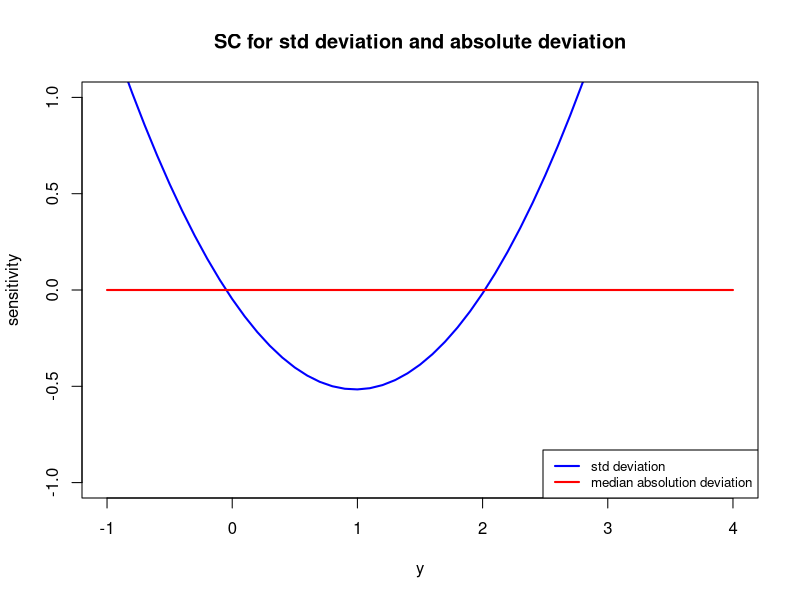
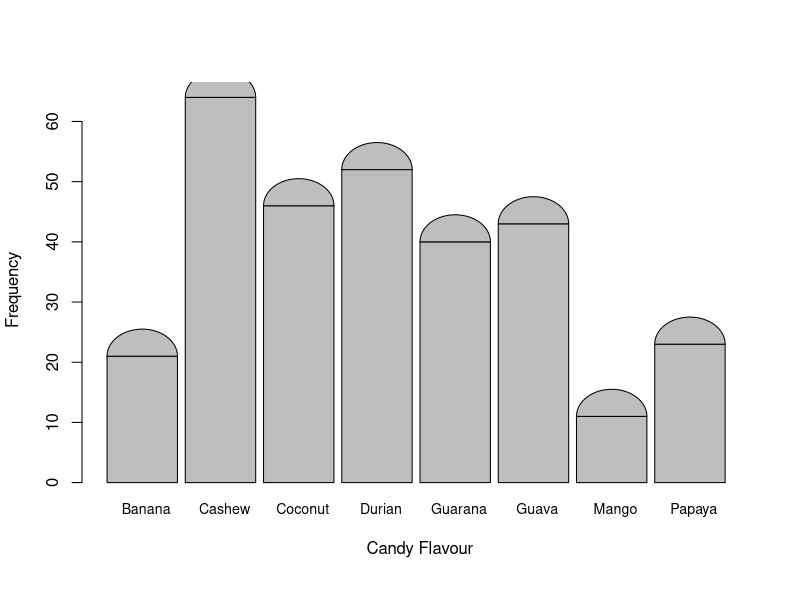
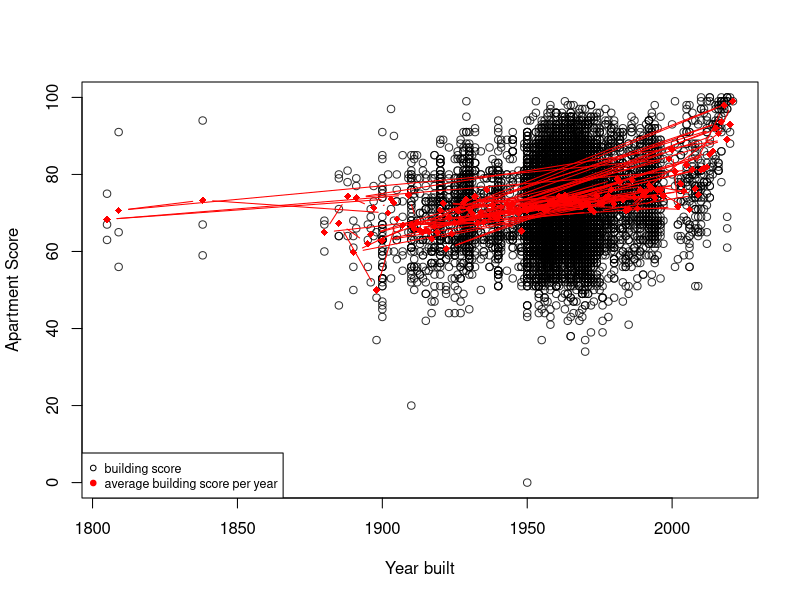
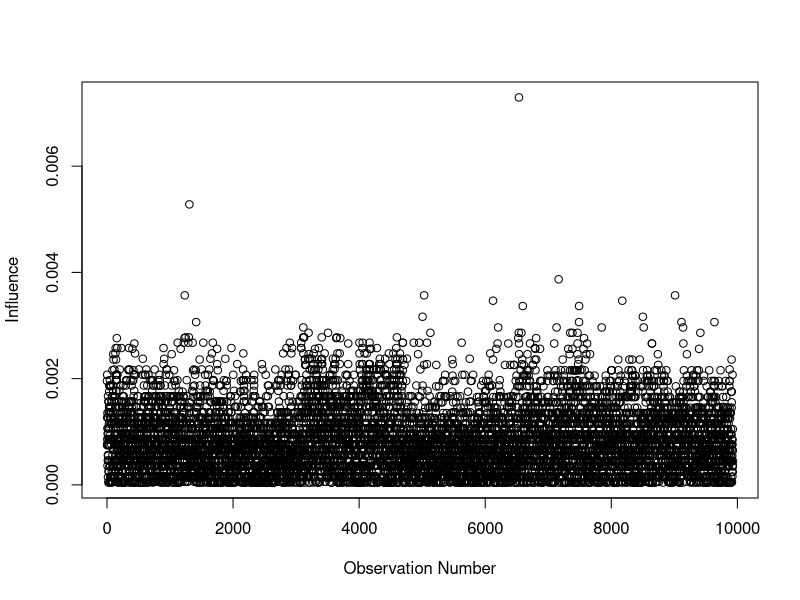
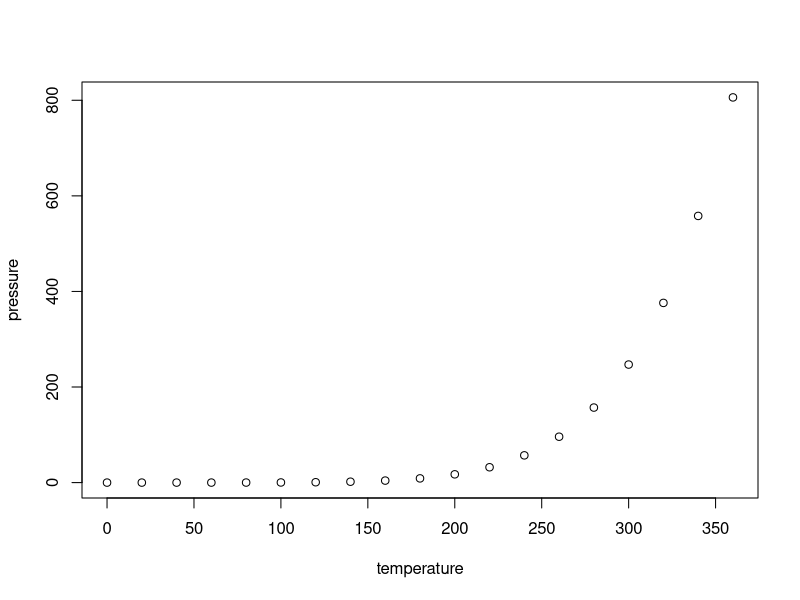

Write the R code that produced these figures, in order.
## ---- chunk 1
knitr::opts_chunk$set(echo = TRUE)
## ---- chunk 2
3^4 # q1 a)
## ---- chunk 3
log(100, base = 7) # 1.b)
## ---- chunk 4
# 1.c)
x <- seq(1, 100) 
sum(sapply(x, function(x) {1/(x^2)}))
## ---- chunk 5
100 %% 7 # 1.d)
## ---- chunk 6
# 1.e) 
dx_steps <- 0.001
x_val <- seq(0, pi/2, by = dx_steps)
sum(sapply(x_val, function(x){ sin(x) * dx_steps }))
## ---- chunk 7
# 1.f) 
f <- function(x) {
  return (dexp(x, rate = 1/2))
}

dx_steps <- 0.001
x_val <- seq(0, 3, by = dx_steps)
sum(sapply(x_val, function(x){ dexp(x, rate = 1/2) * dx_steps }))
## ---- chunk 8
# 1.g) 
f <- function(x) {
  return (x^2 + 3)
}

dx_steps <- 0.0001
x_val <- seq(-2, 2, by = dx_steps)
sum(sapply(x_val, function(x){ f(x) * dx_steps }))
## ---- chunk 9
# 2.d) 
SD <- function(y) {
  return (sqrt(sum((y - mean(y))^2) / length(y)))
}

MAD <- function(y) {
  return (median(y - median(y)))
}
## ---- chunk 10
# 2.e) 
set.seed(341)
pop = rexp(1000)

y_val <- seq(-1, 4, by=0.1)

sc <- function(pop, y, attr){
  N <- length(pop) + 1
  return (sapply(y, function(y) { (N * (attr(c(pop, y)) - attr(pop))) })) 
}

delta_sd <- sc(pop, y_val, SD)
delta_mad <- sc(pop, y_val, MAD)

plot(y_val, delta_sd, type="l", lwd = 2, 
     main="SC for std deviation and absolute deviation", ylab="sensitivity", xlab="y", 
     xlim=c(-1,4), ylim=c(-1, 1), col="blue")
lines(y_val, delta_mad, type="l", lwd = 2, main="Sensitivity curve for the median absolute deviation", col="red")

legend(x = "bottomright",          # Position
       legend = c("std deviation", "median absolution deviation"),  # Legend texts
       col = c("blue", "red"), # Line colors
       cex = 0.8,
       lwd = 2)   
## ---- chunk 11
# 3.a) 
rounded.barplot <- function(x, xlab){
  table_x <- table(x)
  categories <- names(table_x)
  categories_frequencies <- as.numeric(table_x)
  
  plot.new()
  plot(NULL, type="n", xlim=c(0, 10*length(categories_frequencies)), ylim=c(0, max(categories_frequencies)), axes=FALSE, ann=FALSE)
  
  axis(2, at=seq(from=0, to=max(categories_frequencies), by=10))
  mtext(xlab, side=1, line=2)
  mtext("Frequency", side=2, line=3)
  
  x_semi <- seq(-4.5, 4.5, by=0.01)
  y_semi <- sqrt(20.25-x_semi^2)
  
  for (i in c(1: length(categories_frequencies))){
    rect(10*(i-1), 0, 10*i-1, categories_frequencies[i], col = "gray", border = "black")
    mtext(categories[i], 1, at=10*i-5, cex=0.85)
    polygon(x_semi + 4.5 + 10*(i-1), y_semi + categories_frequencies[i], col = "gray")
  }
}
## ---- chunk 12
# 3.b) 
set.seed(12345)
flavours = c("Mango","Papaya","Banana","Coconut","Guava","Guarana","Durian","Cashew")
candies = sample(flavours, size=300, prob=(1:8)/sum(1:8), replace=TRUE)

rounded.barplot(candies, xlab="Candy Flavour")
## ---- chunk 13
# 4.a) 
setwd("C:/Users/2baja/OneDrive/Desktop/STAT 341/A1")
apartment_eval <- read.csv("Apartment_Building_Evaluation.csv")

score_90 <- apartment_eval[,"SCORE"] >= 90
sum(score_90)
## ---- chunk 14
# 4.b) 
davenport <- which(apartment_eval[,"WARDNAME"] == "Davenport")
davenport_apartments <- apartment_eval[davenport,]
davenport_apartments_sorted_addresses <- davenport_apartments[order(-davenport_apartments$SCORE),"SITE_ADDRESS"]
davenport_apartments_sorted_addresses[c(1:5)]
## ---- chunk 15
# 4.c) 
unique_wardnames <- unique(apartment_eval[,"WARDNAME"])
sapply(unique_wardnames, function(name) { mean(apartment_eval[which(apartment_eval$WARDNAME == name), "SCORE"]) })
## ---- chunk 16
# 4.d) 
plot(apartment_eval$YEAR_BUILT, apartment_eval$SCORE, pch = 1, col=adjustcolor("black", alpha = 0.8), xlab="Year built", ylab="Apartment Score")

unique_years <- unique(apartment_eval[,"YEAR_BUILT"])
average_score_by_year <- sapply(unique_years, function(year_built) { mean(apartment_eval[which(apartment_eval$YEAR_BUILT == year_built), "SCORE"]) })

lines(unique_years, average_score_by_year, pch = 18, col="red", type="b")

legend(x = "bottomleft",          # Position
       legend = c("building score", "average building score per year"),  # Legend texts
       col = c("black", "red"),           # Line colors
       cex = 0.75,
       pch = c(1, 19)) 
## ---- chunk 17
# 4.e) 
influence_values <- function(pop, attribute){
  N <- length(pop)
  attribute_total_pop <- attribute(pop)
  
  return (sapply(1:N, function(x) { abs(attribute_total_pop - attribute(pop[-x])) }))
}

mean_influence <- influence_values(apartment_eval$SCORE, mean)

plot(1:length(apartment_eval$SCORE), mean_influence, xlab = "Observation Number", ylab = "Influence")
## ---- chunk 18
plot(pressure)
